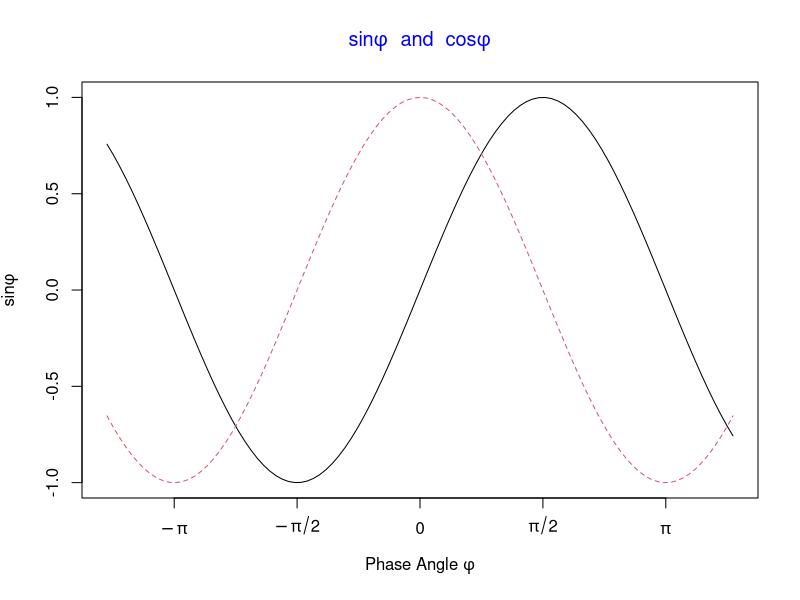
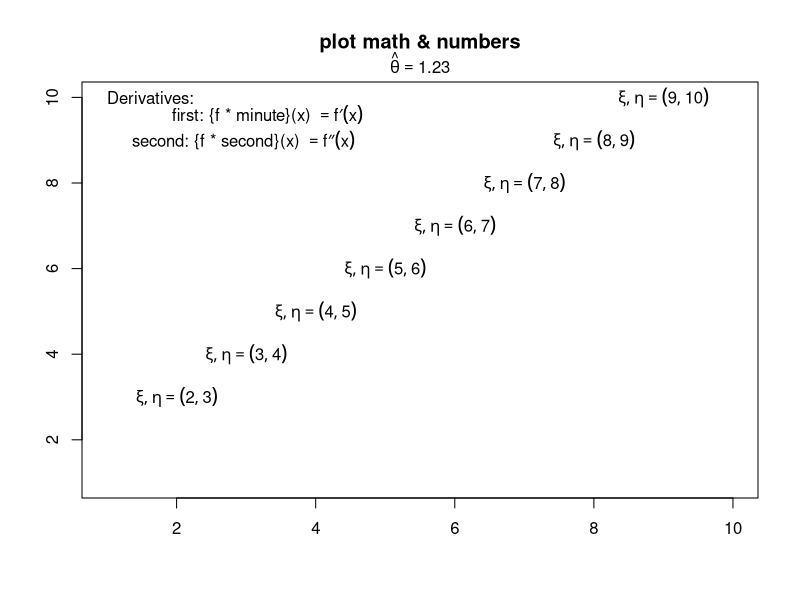
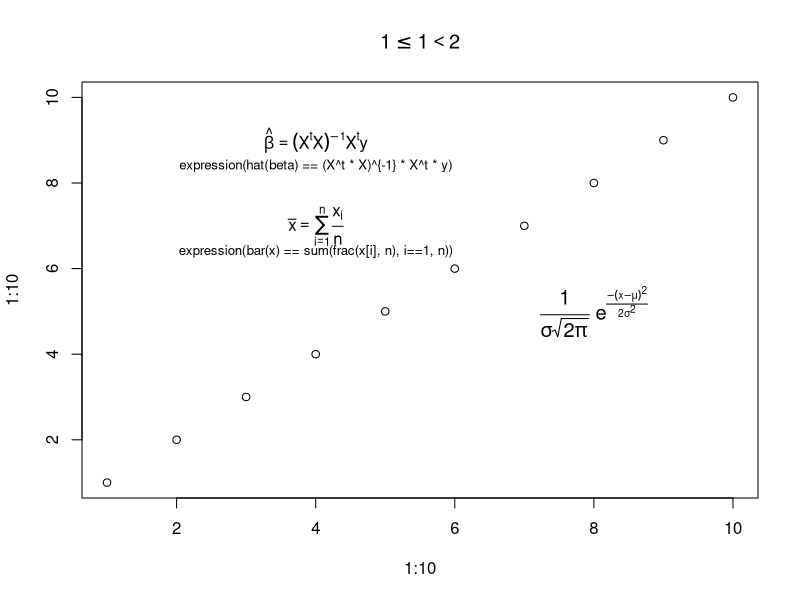
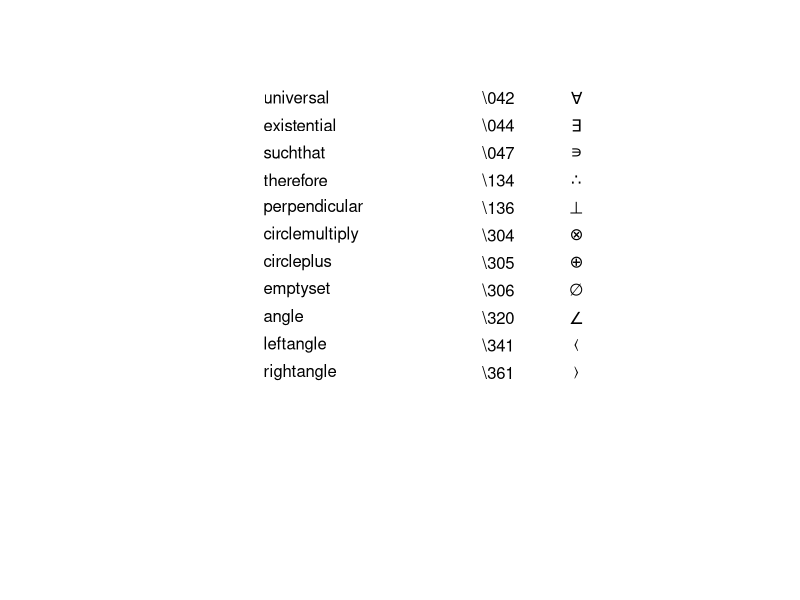

The R script that drew these images, in order:
# Examples from grDevices::plotmath helpfil
if (Sys.info()['sysname'] == "Darwin") os <- "macos"
if (Sys.info()['sysname'] == "Linux") os <- "linux"

library(glue)

# Example 1
agg_png(glue('img/plotmath-ex1-{os}.png'))
x <- seq(-4, 4, length.out = 101)
y <- cbind(sin(x), cos(x))
matplot(x, y, type = "l", xaxt = "n",
        main = expression(paste(plain(sin) * phi, "  and  ",
                                plain(cos) * phi)),
        ylab = expression("sin" * phi, "cos" * phi), # only 1st is taken
        xlab = expression(paste("Phase Angle ", phi)),
        col.main = "blue")
axis(1, at = c(-pi, -pi/2, 0, pi/2, pi),
     labels = expression(-pi, -pi/2, 0, pi/2, pi))
dev.off()

# Example 2
## How to combine "math" and numeric variables :
agg_png('img/plotmath-ex2-{os}.png')
plot(1:10, type="n", xlab="", ylab="", main = "plot math & numbers")
theta <- 1.23 ; mtext(bquote(hat(theta) == .(theta)), line= .25)
for(i in 2:9)
  text(i, i+1, substitute(list(xi, eta) == group("(",list(x,y),")"),
                          list(x = i, y = i+1)))
## note that both of these use calls rather than expressions.
##
text(1, 10,  "Derivatives:", adj = 0)
text(1, 9.6, expression(
  "             first: {f * minute}(x) " == {f * minute}(x)), adj = 0)
text(1, 9.0, expression(
  "     second: {f * second}(x) "        == {f * second}(x)), adj = 0)
dev.off()

# Example 3
## note the "{ .. }" trick to get "chained" equations:
agg_png('img/plotmath-ex3-{os}.png')
plot(1:10, 1:10, main = quote(1 <= {1 < 2}))
text(4, 9, expression(hat(beta) == (X^t * X)^{-1} * X^t * y))
text(4, 8.4, "expression(hat(beta) == (X^t * X)^{-1} * X^t * y)",
     cex = .8)
text(4, 7, expression(bar(x) == sum(frac(x[i], n), i==1, n)))
text(4, 6.4, "expression(bar(x) == sum(frac(x[i], n), i==1, n))",
     cex = .8)
text(8, 5, expression(paste(frac(1, sigma*sqrt(2*pi)), " ",
                            plain(e)^{frac(-(x-mu)^2, 2*sigma^2)})),
     cex = 1.2)
dev.off()

# Example 4
## some other useful symbols
agg_png('img/plotmath-ex4-{os}.png')
plot.new(); plot.window(c(0,4), c(15,1))
text(1, 1, "universal", adj = 0); text(2.5, 1,  "\\042")
text(3, 1, expression(symbol("\042")))
text(1, 2, "existential", adj = 0); text(2.5, 2,  "\\044")
text(3, 2, expression(symbol("\044")))
text(1, 3, "suchthat", adj = 0); text(2.5, 3,  "\\047")
text(3, 3, expression(symbol("\047")))
text(1, 4, "therefore", adj = 0); text(2.5, 4,  "\\134")
text(3, 4, expression(symbol("\134")))
text(1, 5, "perpendicular", adj = 0); text(2.5, 5,  "\\136")
text(3, 5, expression(symbol("\136")))
text(1, 6, "circlemultiply", adj = 0); text(2.5, 6,  "\\304")
text(3, 6, expression(symbol("\304")))
text(1, 7, "circleplus", adj = 0); text(2.5, 7,  "\\305")
text(3, 7, expression(symbol("\305")))
text(1, 8, "emptyset", adj = 0); text(2.5, 8,  "\\306")
text(3, 8, expression(symbol("\306")))
text(1, 9, "angle", adj = 0); text(2.5, 9,  "\\320")
text(3, 9, expression(symbol("\320")))
text(1, 10, "leftangle", adj = 0); text(2.5, 10,  "\\341")
text(3, 10, expression(symbol("\341")))
text(1, 11, "rightangle", adj = 0); text(2.5, 11,  "\\361")
text(3, 11, expression(symbol("\361")))
dev.off()
